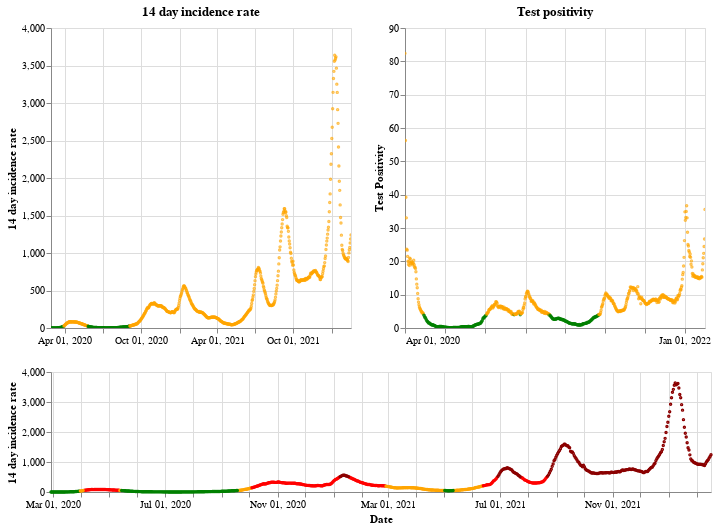

The cell this chart's notebook holds for it:
### Markdown cell above
## Scotland

### Code cell
plot_traffic_light('Scotland')

### Figure 1 — Vega-Lite specification as saved in the notebook (floating-point values rounded to 4 significant figures; data arrays with more than 128 entries replaced by an {"elided": "..."} marker saying what was removed)
{"config": {"view": {"continuousWidth": 400, "continuousHeight": 300}}, "vconcat": [{"hconcat": [{"mark": {"type": "point", "size": 2}, "encoding": {"color": {"condition": {"value": "green", "test": "(datum.twoWeeklyCasesRate <= 25)"}, "value": "orange"}, "tooltip": [{"type": "nominal", "field": "areaName"}, {"type": "temporal", "field": "date"}, {"type": "quantitative", "field": "twoWeeklyCasesRate"}, {"type": "quantitative", "field": "testPositivity"}], "x": {"type": "temporal", "axis": {"title": ""}, "field": "date", "scale": {"domain": {"selection": "DateBrush"}}, "timeUnit": "yearmonthdate"}, "y": {"type": "quantitative", "axis": {"title": "14 day incidence rate"}, "field": "twoWeeklyCasesRate"}}, "title": "14 day incidence rate", "width": 300}, {"mark": {"type": "point", "size": 2}, "encoding": {"color": {"condition": {"value": "green", "test": "(datum.testPositivity <= 4)"}, "value": "orange"}, "tooltip": [{"type": "nominal", "field": "areaName"}, {"type": "temporal", "field": "date"}, {"type": "quantitative", "field": "twoWeeklyCasesRate"}, {"type": "quantitative", "field": "testPositivity"}], "x": {"type": "temporal", "axis": {"title": ""}, "field": "date", "scale": {"domain": {"selection": "DateBrush"}}, "timeUnit": "yearmonthdate"}, "y": {"type": "quantitative", "axis": {"title": "Test Positivity"}, "field": "testPositivity"}}, "title": "Test positivity", "width": 300}]}, {"layer": [{"mark": {"type": "point", "size": 2}, "encoding": {"color": {"condition": {"value": "orange", "test": "(((datum.testPositivity < 4) && (datum.twoWeeklyCasesRate >= 50)) && (datum.twoWeeklyCasesRate < 200))"}, "value": "red"}, "opacity": {"condition": {"value": 1, "test": "((datum.twoWeeklyCasesRate >= 50) && (datum.twoWeeklyCasesRate < 500))"}, "value": 0}, "tooltip": [{"type": "nominal", "field": "areaName"}, {"type": "temporal", "field": "date"}, {"type": "quantitative", "field": "twoWeeklyCasesRate"}, {"type": "quantitative", "field": "testPositivity"}], "x": {"type": "temporal", "axis": {"title": "Date"}, "field": "date", "timeUnit": "yearmonthdate"}, "y": {"type": "quantitative", "axis": {"title": "14 day incidence rate"}, "field": "twoWeeklyCasesRate"}}, "selection": {"DateBrush": {"type": "interval", "encodings": ["x"], "fields": ["Time"]}}}, {"mark": {"type": "point", "size": 2}, "encoding": {"color": {"value": "darkred"}, "opacity": {"condition": {"value": 1, "test": "(datum.twoWeeklyCasesRate >= 500)"}, "value": 0}, "tooltip": [{"type": "nominal", "field": "areaName"}, {"type": "temporal", "field": "date"}, {"type": "quantitative", "field": "twoWeeklyCasesRate"}, {"type": "quantitative", "field": "testPositivity"}], "x": {"type": "temporal", "axis": {"title": "Date"}, "field": "date", "timeUnit": "yearmonthdate"}, "y": {"type": "quantitative", "axis": {"title": "14 day incidence rate"}, "field": "twoWeeklyCasesRate"}}}, {"mark": {"type": "point", "size": 2}, "encoding": {"color": {"condition": {"value": "green", "test": "((datum.testPositivity < 4) && (datum.twoWeeklyCasesRate < 50))"}, "value": "orange"}, "opacity": {"condition": {"value": 1, "test": "(datum.twoWeeklyCasesRate < 50)"}, "value": 0}, "tooltip": [{"type": "nominal", "field": "areaName"}, {"type": "temporal", "field": "date"}, {"type": "quantitative", "field": "twoWeeklyCasesRate"}, {"type": "quantitative", "field": "testPositivity"}], "x": {"type": "temporal", "axis": {"title": "Date"}, "field": "date", "timeUnit": "yearmonthdate"}, "y": {"type": "quantitative", "axis": {"title": "14 day incidence rate"}, "field": "twoWeeklyCasesRate"}}}], "height": 120, "width": 660}], "data": {"name": "data-0e6d25ce8678247a7c951e102ed15de2"}, "$schema": "https://vega.github.io/schema/vega-lite/v4.8.1.json", "datasets": {"data-0e6d25ce8678247a7c951e102ed15de2": {"elided": "720 records"}}}
